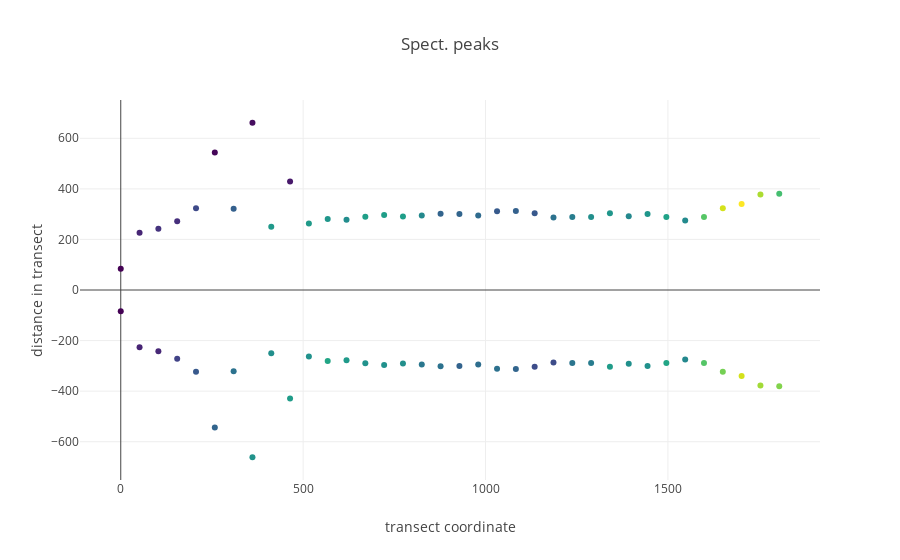
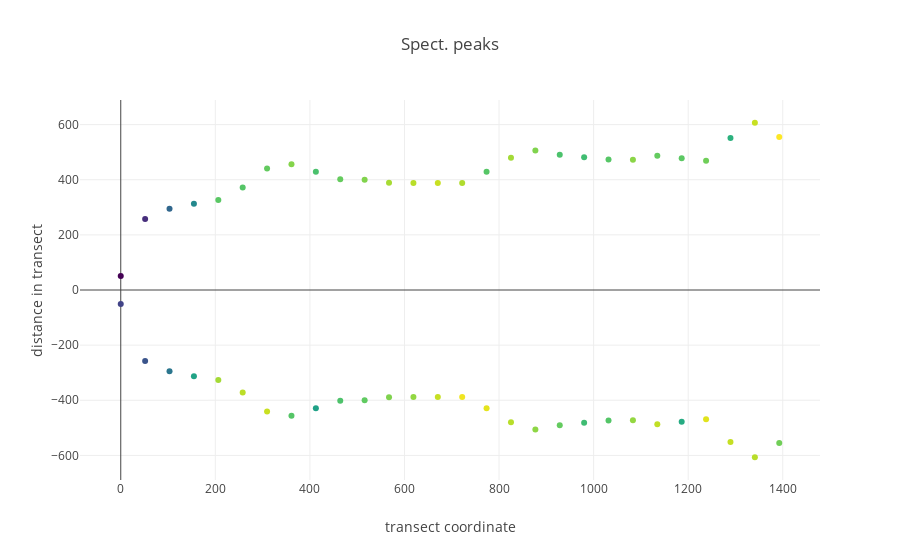
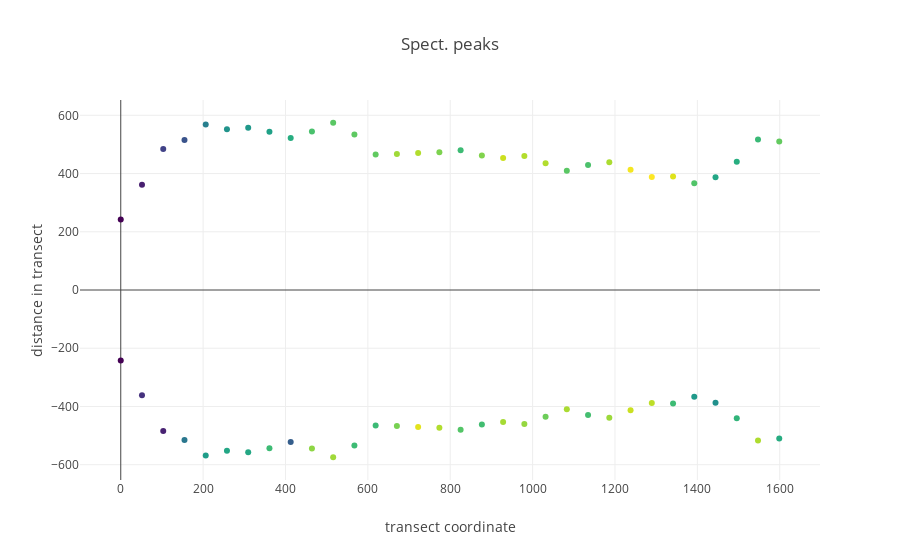
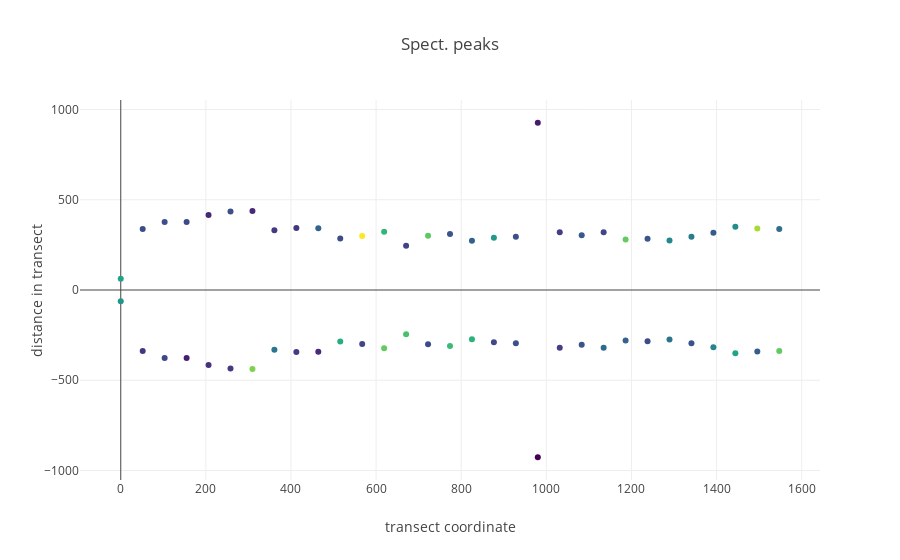

Notebook cell for these charts, in order:
### Markdown cell above
**Transect Figure**

### III. Deployment.

We deploy the method across transects and Figures.

We plot peak positions extracted by Figure.

### Code cell
##########
from music_tools.my_music_tools import filter_output
 

image_idx= 0

height= 2000

Sample_N= 1000 
p_threshold= 0.004 
amp_cap= 1e6 # max amp cap.
peak_cap= 40 # min amp cap.
peak_iso= 20 # cluster centre proximity cap. 
band_qtl= 0.05 # MS qtl
frame_plot= False
extremes= True
center= True
standardize_amp= True

samp_track_dict= {}

for image_idx in range(len(image_avail)):

    ts_list= []
    peaks= []
    amps= []

    #################
    #################

    image_select= image_avail[image_idx]
    print('folder: {}'.format(image_select))

    array_spec= image_dict[image_select]['I'].T
    spec_fs= np.linspace(0,height, array_spec.shape[0])

    surface= image_dict[image_select]['surface']

    frame_many= array_spec.shape[1]
    frame_crawl= np.linspace(0,array_spec.shape[1] - 1,frame_many)

    for frame in range(array_spec.shape[1]):

        peak_cent, time_spec, amps_centres= frame_peaks(array_spec, spec_fs, surface,
                        frame,
                        Sample_N= Sample_N,
                        p_threshold= p_threshold,
                        amp_cap= amp_cap,
                        peak_cap= peak_cap,
                        peak_iso= peak_iso,
                        band_qtl= band_qtl,
                        extremes= extremes,
                        center= center,
                        frame_plot= frame_plot)

        peaks.extend(peak_cent)
        ts_list.extend([surface[frame]]* len(amps_centres))
        amps.extend(amps_centres)
    
    amps_means= [np.mean(x) for x in amps]
    amps_mean_max= max(amps_means)
    if standardize_amp:
        amps= [np.array(x) / amps_mean_max for x in amps]
    
    samps_tracks= np.array([
        ts_list,
        peaks,
        amps
    ]).T

    samp_track_dict[image_select]= samps_tracks
    
    output_peak_filter= filter_output(samps_tracks)
    iplot(output_peak_filter)
